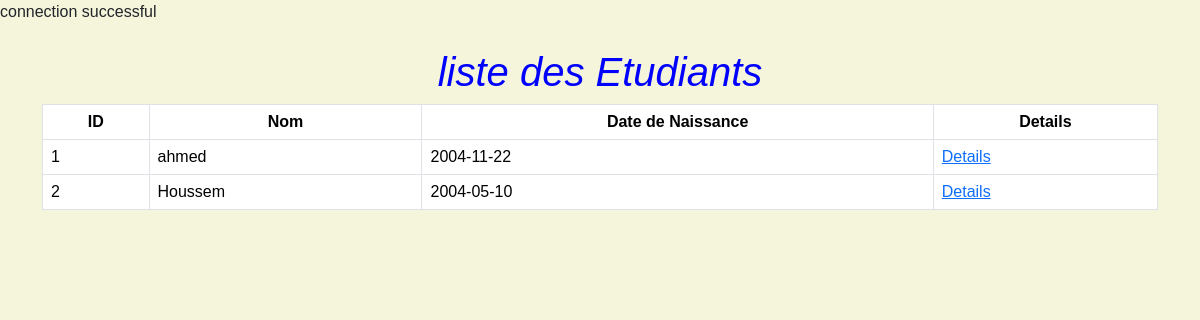
The app's page /Ex4/index.php with its own data.
### tables this page shows
create table Student (
id int primary key,
name varchar(20),
datenaissance date);

### Ex4/index.php (the view, shortened to what this page needs)
<?php
try{
    $base= new PDO("mysql:host=localhost;dbname=tpphp","root",'password');
    $query = $base->query("SELECT * FROM Student");
    $students = $query->fetchAll(PDO::FETCH_ASSOC);
}
catch(PDOException $e){
    echo $e->getMessage();
}
?>
<!DOCTYPE html>
<html lang="en">
<head>
    <link href="https://cdn.jsdelivr.net/npm/bootstrap@5.3.3/dist/css/bootstrap.min.css" rel="stylesheet">
</head>
<body>
<div class="container mt-4">
        <h1>liste des Etudiants</h1>
        <table class="table table-bordered">
            <thead>
                <tr>
                    <th>ID  </th>
                    <th>Nom </th>
                    <th>Date de Naissance  </th>
                    <th>Details</th>
                </tr>
            </thead>
            <tbody>
                <?php
                foreach ($students as $student) {
                    echo "<tr>";
                    echo "<td>" .$student['id']. "</td>";
                    echo "<td>" .$student['name'] . "</td>";
                    echo "<td>" .$student['datenaissance'] . "</td>";
                    echo "<td><a href='detailEtudiant.php?id=" .$student['id']. "'>Details</a></td>";
                    echo "</tr>";
                }
                ?>
            </tbody>
        </table>
    </div>
</body>
</html>

### Ex4/index.php (style rules this page uses)
body { background-color:beige; font-family: Arial, sans-serif; }
th { color: red ; text-align: center; font-family: Arial, sans-serif; }
h1 { color: blue; text-align: center; font-style: italic; }

### records on screen
student: id "1", name "ahmed", datenaissance "2004-11-22"
student: id "2", name "Houssem", datenaissance "2004-05-10"
